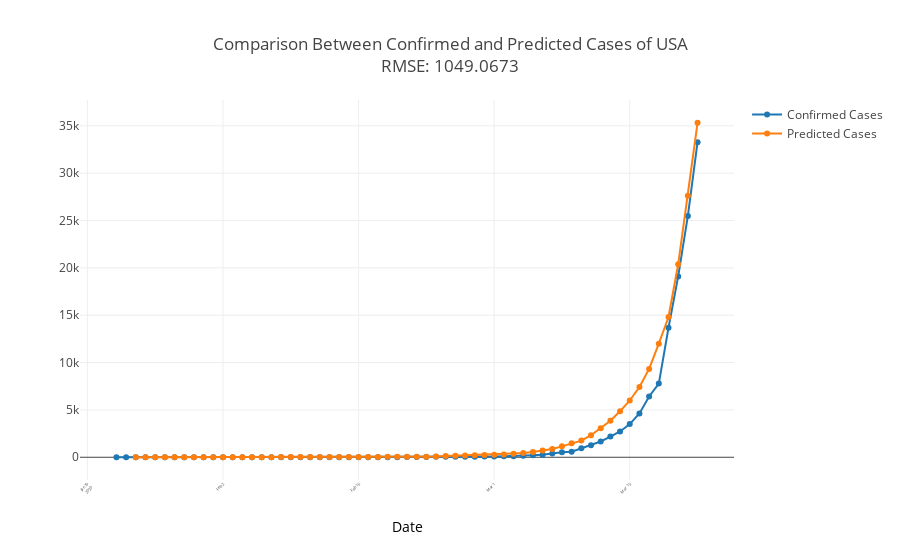

Source (notebook cell):
### Markdown cell above
### Compare model with original time series

### Code cell
predictions_ARIMA_diff = pd.Series(results_mean.fittedvalues, copy = True)
predictions_ARIMA_diff_cumsum = predictions_ARIMA_diff.cumsum()
# Predictions_ARIMA_log = pd.Series(df_log['confirmed'].iloc[0], index = df_log.index)
Predictions_ARIMA_log = pd.Series(df_log['confirmed'].iloc[0], index = predictions_ARIMA_diff_cumsum.index)
Predictions_ARIMA_log = Predictions_ARIMA_log.add(predictions_ARIMA_diff_cumsum, fill_value = 0)
Predictions_ARIMA = np.exp(Predictions_ARIMA_log)

RMSE = np.sqrt(sum((df.ix[predictions_ARIMA_diff_cumsum.index,0]-Predictions_ARIMA)**2)/Predictions_ARIMA.size)
print('RMSE: %.4f'% RMSE)

# convert Series file to Data Frame
df_pred =Predictions_ARIMA.to_frame()
df_pred.rename(columns={0:'predicted'}, inplace=True)

trace0 = go.Scatter(y = df['confirmed'],x = df.index, mode = 'lines, markers',name = 'Confirmed Cases')
trace1 = go.Scatter(y = df_pred['predicted'],x = df_pred.index,mode = 'lines, markers',name = 'Predicted Cases')

data = [trace0, trace1]
layout = dict(
    title = 'Comparison Between Confirmed and Predicted Cases of USA'+'<br>'+'RMSE: %.4f'% RMSE, 
    xaxis=dict(
        title= dict(text = 'Date',font = dict(color = 'black')),
        tickangle = -45,
        tickfont=dict(size = 4),
        automargin=True)
)

fig = go.Figure(data, layout)
off.iplot(fig)
fig.write_html('Plots/ComparisonOriginalandPredicted.html')    # save as html file
fig.write_image('Plots/ComparisonOriginalandPredicted.pdf')    # save as image file

### Figure 1 — Plotly figure (JSON) as saved in the notebook; plotly's stock layout.template omitted (floating-point values rounded to 4 significant figures)
{"data": [{"mode": "lines+markers", "name": "Confirmed Cases", "type": "scatter", "uid": "e066e857-6d05-4578-9849-9708d3226703", "x": ["2020-01-22", "2020-01-23", "2020-01-24", "2020-01-25", "2020-01-26", "2020-01-27", "2020-01-28", "2020-01-29", "2020-01-30", "2020-01-31", "2020-02-01", "2020-02-02", "2020-02-03", "2020-02-04", "2020-02-05", "2020-02-06", "2020-02-07", "2020-02-08", "2020-02-09", "2020-02-10", "2020-02-11", "2020-02-12", "2020-02-13", "2020-02-14", "2020-02-15", "2020-02-16", "2020-02-17", "2020-02-18", "2020-02-19", "2020-02-20", "2020-02-21", "2020-02-22", "2020-02-23", "2020-02-24", "2020-02-25", "2020-02-26", "2020-02-27", "2020-02-28", "2020-02-29", "2020-03-01", "2020-03-02", "2020-03-03", "2020-03-04", "2020-03-05", "2020-03-06", "2020-03-07", "2020-03-08", "2020-03-09", "2020-03-10", "2020-03-11", "2020-03-12", "2020-03-13", "2020-03-14", "2020-03-15", "2020-03-16", "2020-03-17", "2020-03-18", "2020-03-19", "2020-03-20", "2020-03-21", "2020-03-22"], "y": [1, 1, 2, 2, 5, 5, 5, 5, 5, 7, 8, 8, 11, 11, 11, 11, 11, 11, 11, 11, 12, 12, 13, 13, 13, 13, 13, 13, 13, 13, 15, 15, 15, 51, 51, 57, 58, 60, 68, 74, 98, 118, 149, 217, 262, 402, 518, 583, 959, 1281, 1663, 2179, 2727, 3499, 4632, 6421, 7783, 13677, 19100, 25489, 33272]}, {"mode": "lines+markers", "name": "Predicted Cases", "type": "scatter", "uid": "722a0dbc-9aa6-48de-a9b3-a675e9bb9ea2", "x": ["2020-01-24", "2020-01-25", "2020-01-26", "2020-01-27", "2020-01-28", "2020-01-29", "2020-01-30", "2020-01-31", "2020-02-01", "2020-02-02", "2020-02-03", "2020-02-04", "2020-02-05", "2020-02-06", "2020-02-07", "2020-02-08", "2020-02-09", "2020-02-10", "2020-02-11", "2020-02-12", "2020-02-13", "2020-02-14", "2020-02-15", "2020-02-16", "2020-02-17", "2020-02-18", "2020-02-19", "2020-02-20", "2020-02-21", "2020-02-22", "2020-02-23", "2020-02-24", "2020-02-25", "2020-02-26", "2020-02-27", "2020-02-28", "2020-02-29", "2020-03-01", "2020-03-02", "2020-03-03", "2020-03-04", "2020-03-05", "2020-03-06", "2020-03-07", "2020-03-08", "2020-03-09", "2020-03-10", "2020-03-11", "2020-03-12", "2020-03-13", "2020-03-14", "2020-03-15", "2020-03-16", "2020-03-17", "2020-03-18", "2020-03-19", "2020-03-20", "2020-03-21", "2020-03-22"], "y": [1.2, 1.67, 2.056, 3.098, 3.968, 4.322, 4.707, 5.127, 6.291, 7.624, 8.502, 10.37, 11.94, 13.01, 14.17, 15.43, 16.81, 18.31, 19.94, 22.4, 24.78, 27.76, 30.67, 33.4, 36.38, 39.63, 43.16, 47.01, 51.2, 58.67, 65.54, 71.38, 119.9, 162.2, 183.7, 205.3, 227.1, 260.1, 298.4, 364.4, 445.5, 544.5, 706.1, 878.6, 1151.0, 1480.0, 1758.0, 2331.0, 3072.0, 3863.0, 4849.0, 5998.0, 7424.0, 9333.0, 11990.0, 14810.0, 20380.0, 27600.0, 35320.0]}], "layout": {"title": {"text": "Comparison Between Confirmed and Predicted Cases of USA<br>RMSE: 1049.0673"}, "xaxis": {"automargin": true, "tickangle": -45, "tickfont": {"size": 4}, "title": {"font": {"color": "black"}, "text": "Date"}}}}
